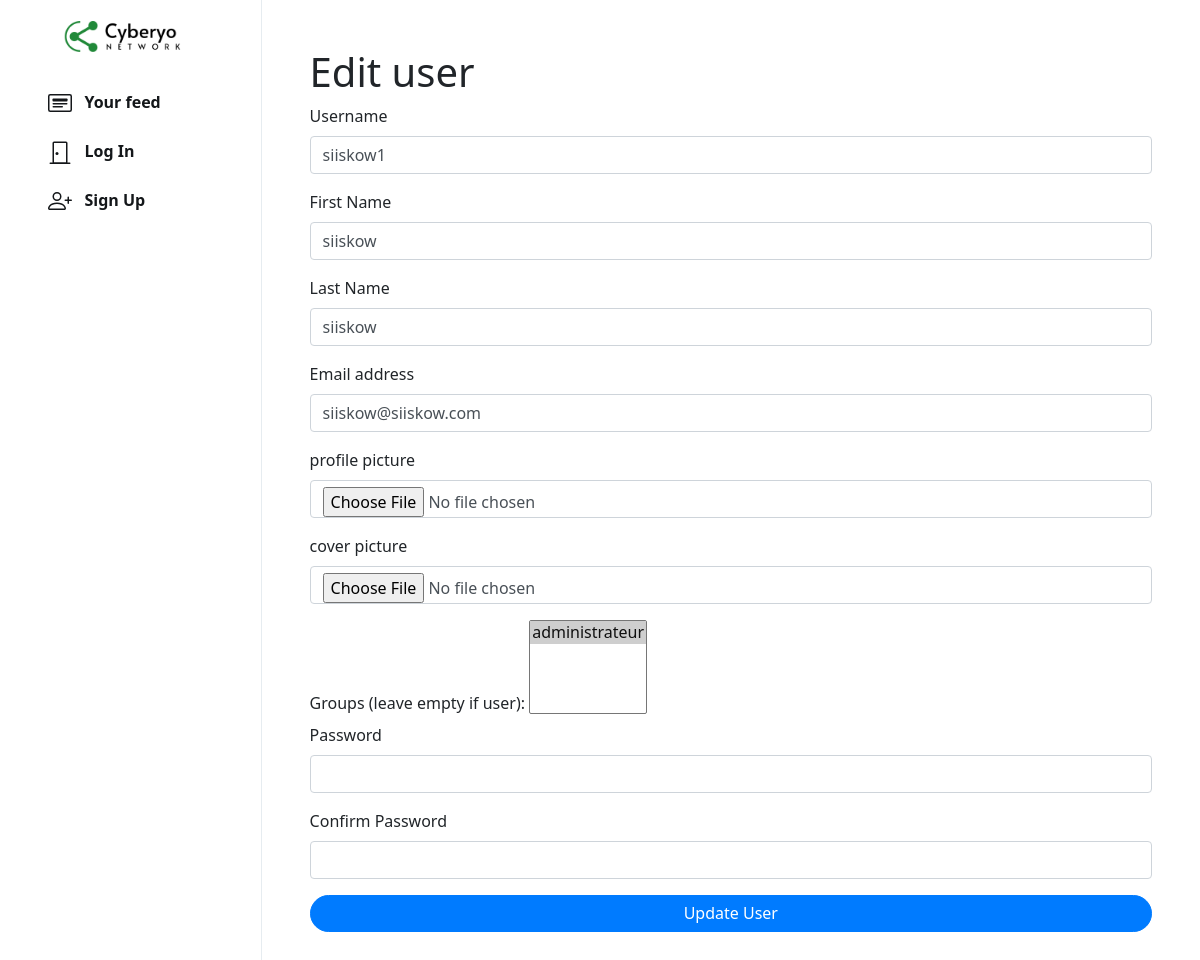
The app's page /n/admin/edit/user/50/ with its own data.
### network/models.py (models this page shows, shortened)
class User(AbstractUser):
    profile_pic = models.ImageField(upload_to='profile_pic/')
    bio = models.TextField(max_length=160, blank=True, null=True)
    cover = models.ImageField(upload_to='covers/', blank=True)

### network/views.py (the view, shortened to what this page needs)
# urls.py: path('n/admin/edit/user/<int:user_id>/', views.edit_user, name='edit_user'),
def edit_user(request, user_id):
    user = get_object_or_404(User, pk=user_id)
    available_groups = Group.objects.all()
    selected_groups = user.groups.all()
    message_err = ""
    return render(request, 'network/admin_panel/edit_user.html', {
        'form': user,
        'message_err': message_err,
        'available_groups': available_groups,
        'selected_groups': selected_groups
    })

### network/templates/network/admin_panel/edit_user.html (shortened to what this page needs)
{% extends "network/layout.html" %}
{% load static %}
{% block body %}
<div class="main-div" style="width: 78.2%;">
    <form method="post" enctype="multipart/form-data" class="d-flex flex-column justify-content-center p-5">
        <h1>Edit user</h1>
        <div class="mb-3">
            <label for="exampleInputEmail1" class="form-label">Username</label>
            <input type="text" class="form-control" name="username" value="{{ form.username }}">
        </div>
        <div class="mb-3">
            <label for="exampleInputEmail1" class="form-label">First Name</label>
            <input type="text" class="form-control" name="first" value="{{ form.first_name}}">
        </div>
        <div class="mb-3">
            <label for="exampleInputEmail1" class="form-label">Last Name</label>
            <input type="text" class="form-control" name="last" value="{{ form.last_name }}">
        </div>
        <div class="mb-3">
            <label for="exampleInputEmail1" class="form-label">Email address</label>
            <input type="email" class="form-control" name="email" value="{{ form.email }}">
        </div>
        <div class="mb-3">
            <label for="formFile" class="form-label">profile picture</label>
            <input class="form-control" type="file" id="formFile" name="profile" value="{{ form.profile_pic }}">
          </div>
          <div class="mb-3">
            <label for="formFile" class="form-label">cover picture</label>
            <input class="form-control" type="file" id="formFile" name="cover" value="{{ form.cover }}">
          </div>
          <div>
            <label for="groups">Groups (leave empty if user):</label>
            <select name="groups" multiple>
              {% for group in available_groups %}
                <option value="{{ group.id }}" {% if group in selected_groups %}selected{% endif %}>{{ group.name }}</option>
              {% endfor %}
            </select>
          </div>
        <div class="mb-3">
            <label for="exampleInputPassword1" class="form-label">Password</label>
            <input type="password" class="form-control" name="password">
        </div>
        <div class="mb-3">
            <label for="exampleInputPassword1" class="form-label">Confirm Password</label>
            <input type="password" class="form-control" name="confirm">
        </div>
        <button type="submit" class="btn btn-primary">Update User</button>
    </form>
</div>
{% endblock %}

### network/static/network/styles.css (style rules this page uses)
.btn { border-radius: 20px; padding: 0.32rem 1rem 0.375rem 1rem; }
.btn, .btn:focus, .btn:active { box-shadow: none !important; -webkit-box-shadow: none !important; }
.main-div { position: relative; width: 47.25%; min-height: 100vh; left: 21.8%; }

### records on screen
User: username "siiskow1", first "siiskow", last "siiskow", email "siiskow@siiskow.com"

### other values on screen
form field groups "administrateur ☑"
